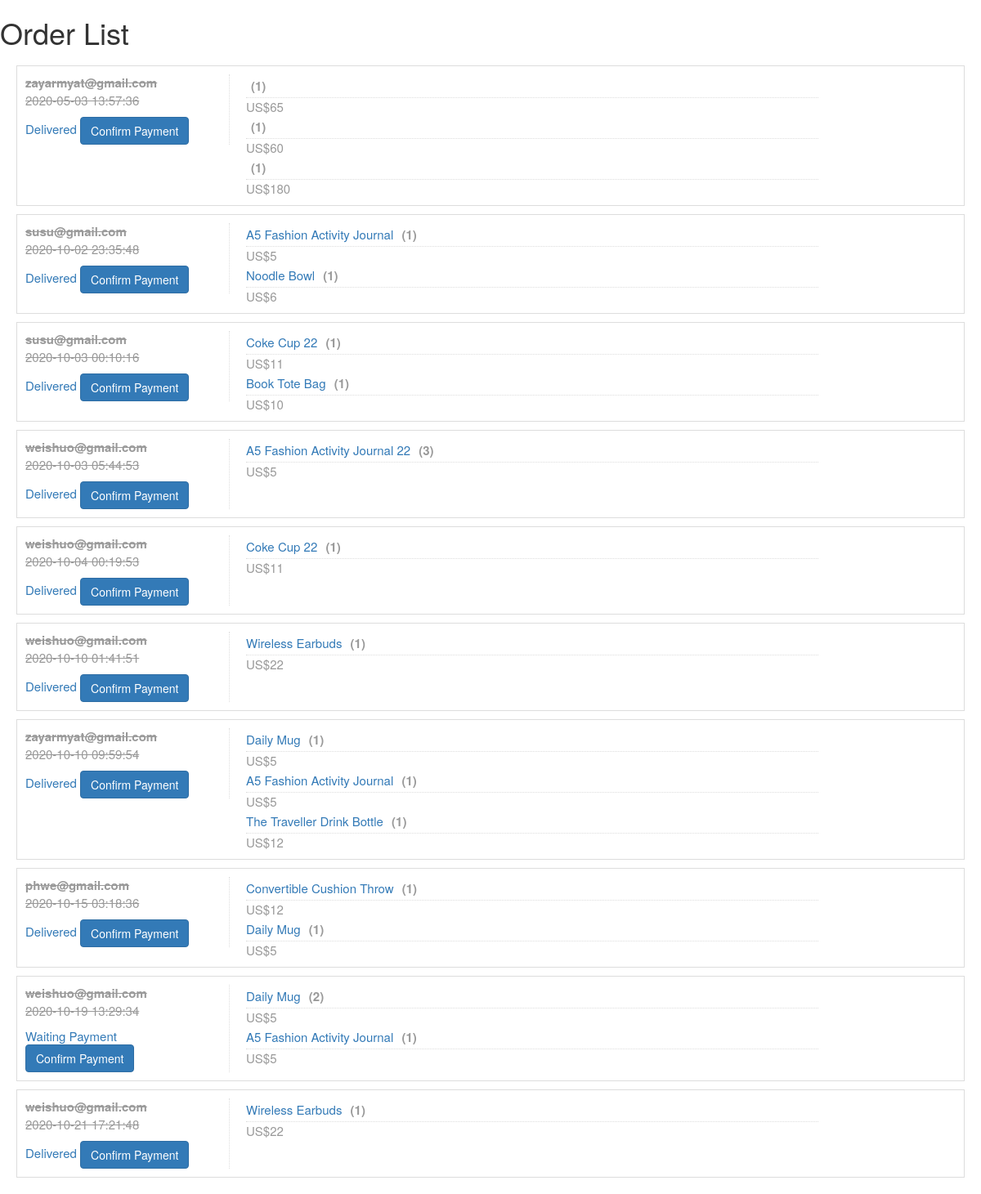
The app's page /admin/order.php with its own data.
### tables this page shows
CREATE TABLE `orders` (
  `order_id` int(11) NOT NULL,
  `customer` varchar(255) NOT NULL,
  `shipping_id` int(11) NOT NULL,
  `status` int(1) NOT NULL,
  `total_amt` float NOT NULL,
  `total_qty` int(11) NOT NULL,
  `payment_type` varchar(255) NOT NULL,
  `created_date` datetime NOT NULL,
  `modified_date` datetime NOT NULL
);

CREATE TABLE `order_items` (
  `order_item_id` int(11) NOT NULL,
  `order_id` int(11) NOT NULL,
  `product_id` int(11) NOT NULL,
  `product_name` varchar(255) NOT NULL,
  `price` varchar(255) NOT NULL,
  `units` int(11) NOT NULL,
  `total` varchar(255) NOT NULL,
  `customer` varchar(255) NOT NULL
);

CREATE TABLE `product` (
  `id` int(11) NOT NULL,
  `product_name` varchar(255) NOT NULL,
  `categories` varchar(255) NOT NULL,
  `sub_cat` varchar(255) NOT NULL,
  `brand` varchar(255) NOT NULL,
  `package` varchar(255) NOT NULL,
  `supplier` varchar(255) NOT NULL,
  `description` text NOT NULL,
  `price` varchar(50) NOT NULL,
  `cover` varchar(255) NOT NULL,
  `qty` int(11) NOT NULL,
  `created_date` datetime NOT NULL,
  `modified_date` datetime NOT NULL
);

### admin/order.php (the view, shortened to what this page needs)
<?php
   include('../confs/config.php');
   include('header.php');
?>
<link rel="stylesheet" type="text/css" href="css/order.css">
<h1>Order List</h1>
<?php
	$orders = mysqli_query($mysqli,"SELECT * FROM orders"); ?>
	<ul class="orders">
	<?php while($order = mysqli_fetch_assoc($orders)):
?>
 <?php if($order['status']): ?>
 	<li class="delivered">
 <?php else: ?>
 	<li>
 <?php endif; ?>
 <div class="order">
 	<b><?php echo $order['customer']; ?></b>
 	<p><?php echo $order['created_date']; ?></p>
 	<?php if($order['status'] == 0){ ?>
 	<a href="order_status.php?id=<?php echo $order['order_id']?>&status=0" >Undo</a>
 	<?php }else if($order['status'] == 2){ ?>
 	<a href="order_status.php?id=<?php echo $order['order_id']?>&status=2" >Waiting Payment</a>
 <?php }else{ ?>
 	<a href="order_status.php?id=<?php echo $order['order_id']?>&status=1"
 	>Delivered</a>
 <?php } ?>
    <a href="" class="btn btn-primary">Confirm Payment</a>
 </div>
 <div class="items">
 	<?php
 		$order_id = $order['order_id'];
 		$items = mysqli_query($mysqli,"SELECT order_items.*,product.product_name FROM order_items LEFT JOIN product ON order_items.product_id = product.id WHERE order_items.order_id = $order_id");
 		while($item = mysqli_fetch_assoc($items)):
 		?>
 		<b><a href=""><?php echo $item['product_name'] ?></a>
 		(<?php echo $item['units'] ?>) </b>
 		US$<?php echo $item['price'] ?>
 	<?php endwhile; ?>
 </div>
 	</li>
<?php endwhile; ?>
</ul>

### admin/css/order.css (style rules this page uses)
ul.orders { list-style: none; margin: 20px; padding: 0; line-height: 1.5em; }
ul.orders li { padding: 10px; border: 1px solid #ddd; margin-bottom: 10px; overflow: hidden; font-size: 15px; }
ul.orders .order { float: left; width: 250px; border-right: 1px dotted #ddd; margin-right: 20px; }
ul.orders .items { float: left; width: 700px; }
ul.orders b, ul.orders i, ul.orders span { display: block; }
ul.orders .items a { font-weight: normal; margin-right: 6px; }
ul.orders .items b { border-bottom: 1px dotted #ddd; line-height: 1.8em; }
ul.orders li.delivered { color: #999; }
li.delivered .order b, li.delivered .order i, li.delivered .order p, li.delivered .order span { text-decoration: line-through; }

### records on screen
orders: customer "zayarmyat@gmail.com", created_date "2020-05-03 13:57:36"
order_items: units "1", price "65"
order_items: units "1", price "60"
order_items: units "1", price "180"
orders: customer "susu@gmail.com", created_date "2020-10-02 23:35:48"
order_items: product.product_name "A5 Fashion Activity Journal", units "1", price "5"
order_items: product.product_name "Noodle Bowl", units "1", price "6"
orders: customer "susu@gmail.com", created_date "2020-10-03 00:10:16"
order_items: product.product_name "Coke Cup 22", units "1", price "11"
order_items: product.product_name "Book Tote Bag", units "1", price "10"
orders: customer "weishuo@gmail.com", created_date "2020-10-03 05:44:53"
order_items: product.product_name "A5 Fashion Activity Journal 22", units "3", price "5"
orders: customer "weishuo@gmail.com", created_date "2020-10-04 00:19:53"
order_items: product.product_name "Coke Cup 22", units "1", price "11"
orders: customer "weishuo@gmail.com", created_date "2020-10-10 01:41:51"
order_items: product.product_name "Wireless Earbuds", units "1", price "22"
orders: customer "zayarmyat@gmail.com", created_date "2020-10-10 09:59:54"
order_items: product.product_name "Daily Mug", units "1", price "5"
order_items: product.product_name "A5 Fashion Activity Journal", units "1", price "5"
order_items: product.product_name "The Traveller Drink Bottle", units "1", price "12"
orders: customer "phwe@gmail.com", created_date "2020-10-15 03:18:36"
order_items: product.product_name "Convertible Cushion Throw", units "1", price "12"
order_items: product.product_name "Daily Mug", units "1", price "5"
orders: customer "weishuo@gmail.com", created_date "2020-10-19 13:29:34"
order_items: product.product_name "Daily Mug", units "2", price "5"
order_items: product.product_name "A5 Fashion Activity Journal", units "1", price "5"
orders: customer "weishuo@gmail.com", created_date "2020-10-21 17:21:48"
order_items: product.product_name "Wireless Earbuds", units "1", price "22"
